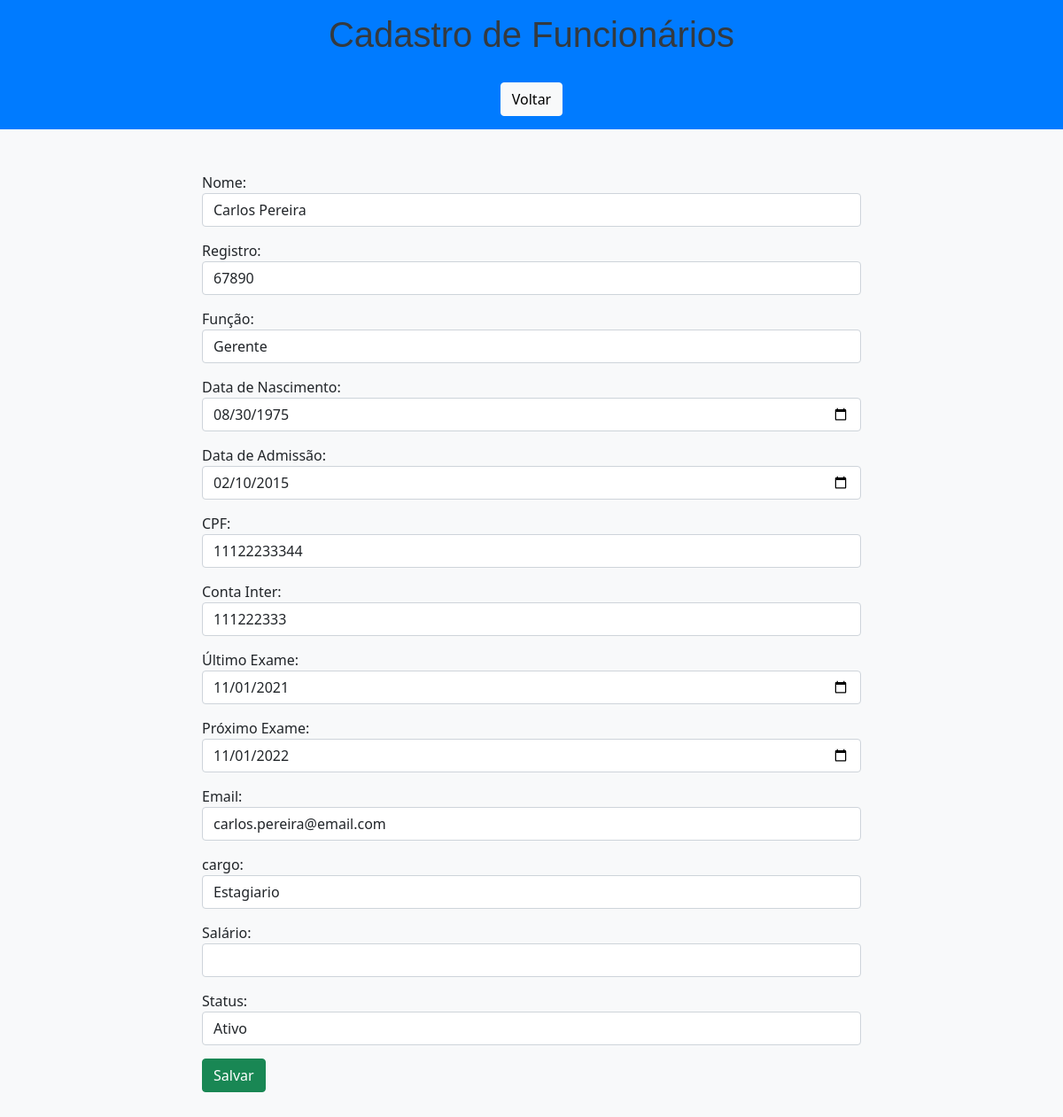
Before: /edit/3/ with the older database file.
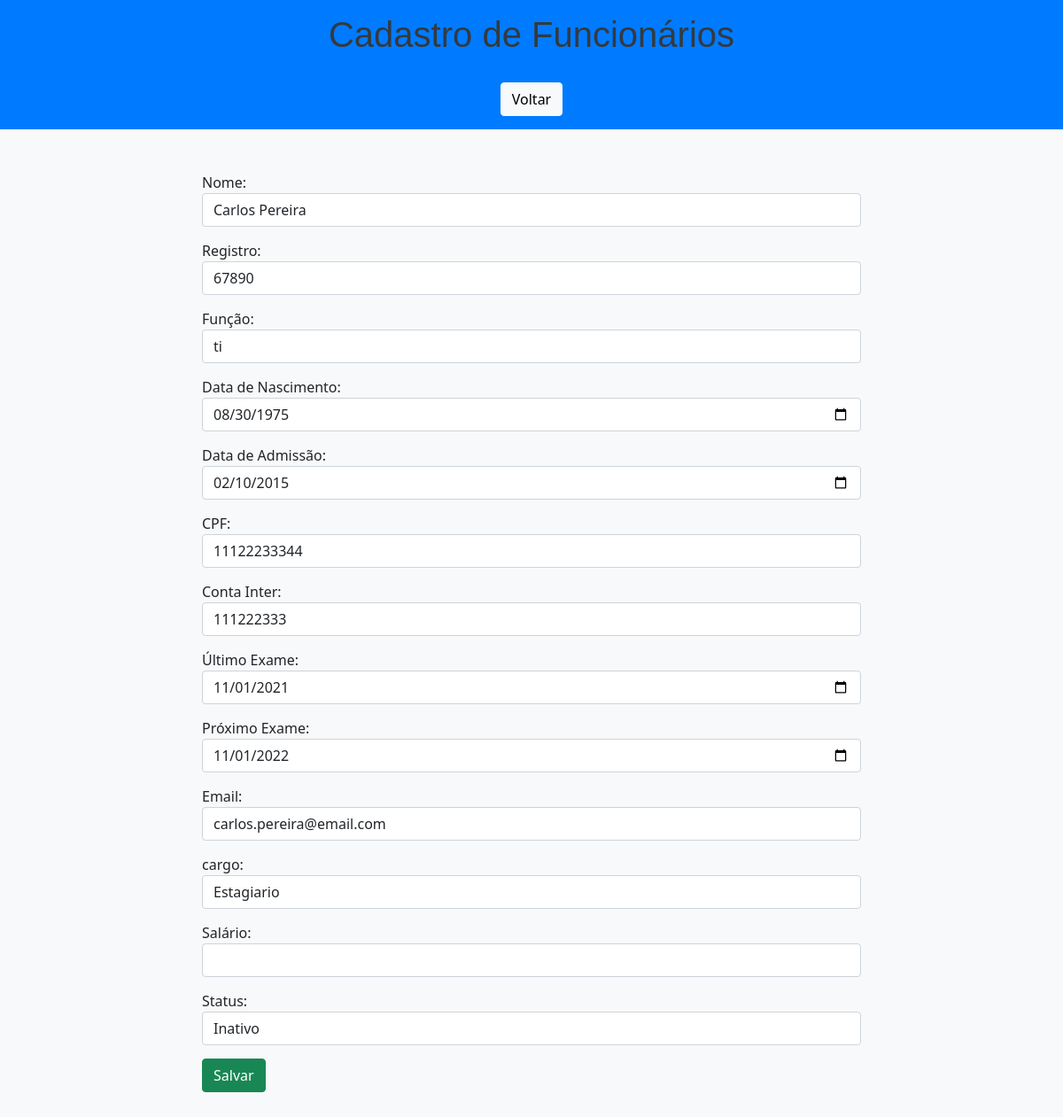
After: the same page with the newer database file.
### app/models.py (models this page shows, shortened)
class Funcionarios(models.Model):
    cpf_validator = RegexValidator(
        r'^\d{11}$',
        'O CPF deve ter 11 dígitos numéricos.'
    )
    def validate_date_format(value):
        """Valida se o campo segue o formato de data 'YYYY-MM-DD'."""
        if not re.match(r'\d{4}-\d{2}-\d{2}', value):
            raise ValidationError('A data deve estar no formato YYYY-MM-DD.')
    nome = models.CharField(max_length=150, verbose_name='Nome')
    registro = models.CharField(max_length=50, verbose_name='Registro')
    funcao = models.CharField(max_length=100, verbose_name='Função')
    data_nascimento = models.CharField(
        max_length=100,
        verbose_name='Data de Nascimento',
        validators=[validate_date_format]
    )
    data_admissao = models.CharField(
        max_length=100,
        verbose_name='Data de Admissão',
        validators=[validate_date_format]
    )
    cpf = models.CharField(max_length=11, validators=[cpf_validator], unique=True, verbose_name='CPF')
    conta_inter = models.CharField(max_length=20, verbose_name='Conta Inter')
    ultimo_exame = models.CharField(
        max_length=100,
        null=True,
        blank=True,
        verbose_name='Último Exame',
        validators=[validate_date_format]
    )
    proximo_exame = models.CharField(
        max_length=100,
        null=True,
        blank=True,
        verbose_name='Próximo Exame',
        validators=[validate_date_format]
    )
    email = models.EmailField(max_length=100, validators=[EmailValidator()], unique=True, verbose_name='Email')
    salario = models.DecimalField(max_digits=10, decimal_places=2, verbose_name='Salário')
    status = models.CharField(max_length=50, verbose_name='Status')
    cargo = models.CharField(max_length=50, verbose_name='Status')

### app/views.py (the view)
# urls.py: path('edit/<int:pk>/', edit, name='edit'),
def edit(request, pk):
    funcionario = get_object_or_404(Funcionarios, pk=pk)
    form = FuncionariosForm(instance=funcionario)
    return render(request, 'Funcionarios/form.html', {'form': form, 'db': funcionario})

### app/forms.py
class FuncionariosForm(ModelForm):
    class Meta:
        model = Funcionarios
        fields = [
            'nome',
            'registro',
            'funcao',
            'data_nascimento',
            'data_admissao',
            'cpf',
            'conta_inter',
            'ultimo_exame',
            'proximo_exame',
            'email',
            'salario',
            'status',
            'cargo'
        ]
        widgets = {
            'data_nascimento': forms.TextInput(attrs={'placeholder': 'dd/mm/yyyy', 'class': 'date-input'}),
            'data_admissao': forms.TextInput(attrs={'placeholder': 'dd/mm/yyyy', 'class': 'date-input'}),
            'ultimo_exame': forms.TextInput(attrs={'placeholder': 'dd/mm/yyyy', 'class': 'date-input'}),
            'proximo_exame': forms.TextInput(attrs={'placeholder': 'dd/mm/yyyy', 'class': 'date-input'}),
            'email': forms.EmailInput(attrs={'placeholder': 'email@exemplo.com'}),
        }

### app/templates/Funcionarios/form.html (shortened to what the changed rows need)
<!DOCTYPE html>
<html lang="pt-br">
<head>
    <link href="https://cdn.jsdelivr.net/npm/bootstrap@5.0.2/dist/css/bootstrap.min.css" rel="stylesheet">
</head>
<body>
    <header class="header text-center">
        <h1>Cadastro de Funcionários</h1>
    </header>
    <div class="container mt-5">
        <div class="col-8 m-auto">
            <form name="form" id="form" action="{% if db %}{% url 'update' db.id %}{% else %}{% url 'create' %}{% endif %}" method="post">
                <div class="form-group">
                    <label for="nome">Nome:</label>
                    <input type="text" id="nome" name="nome" class="form-control" value="{{ form.nome.value|default_if_none:'' }}">
                </div>
                <div class="form-group">
                    <label for="registro">Registro:</label>
                    <input type="text" id="registro" name="registro" class="form-control" value="{{ form.registro.value|default_if_none:'' }}">
                </div>
                <div class="form-group">
                    <label for="funcao">Função:</label>
                    <input type="text" id="funcao" name="funcao" class="form-control" value="{{ form.funcao.value|default_if_none:'' }}">
                </div>
                <div class="form-group">
                    <label for="data_nascimento">Data de Nascimento:</label>
                    <input type="date" id="data_nascimento" name="data_nascimento" class="form-control" value="{{ form.data_nascimento.value|default_if_none:'' }}">
                </div>
                <div class="form-group">
                    <label for="data_admissao">Data de Admissão:</label>
                    <input type="date" id="data_admissao" name="data_admissao" class="form-control" value="{{ form.data_admissao.value|default_if_none:'' }}">
                </div>
                <div class="form-group">
                    <label for="cpf">CPF:</label>
                    <input type="text" id="cpf" name="cpf" class="form-control" value="{{ form.cpf.value|default_if_none:'' }}">
                </div>
                <div class="form-group">
                    <label for="conta_inter">Conta Inter:</label>
                    <input type="text" id="conta_inter" name="conta_inter" class="form-control" value="{{ form.conta_inter.value|default_if_none:'' }}">
                </div>
                <div class="form-group">
                    <label for="ultimo_exame">Último Exame:</label>
                    <input type="date" id="ultimo_exame" name="ultimo_exame" class="form-control" value="{{ form.ultimo_exame.value|default_if_none:'' }}">
                </div>
                <div class="form-group">
                    <label for="proximo_exame">Próximo Exame:</label>
                    <input type="date" id="proximo_exame" name="proximo_exame" class="form-control" value="{{ form.proximo_exame.value|default_if_none:'' }}">
                </div>
                <div class="form-group">
                    <label for="email">Email:</label>
                    <input type="email" id="email" name="email" class="form-control" value="{{ form.email.value|default_if_none:'' }}">
                </div>
                <div class="form-group">
                    <label for="cargo">cargo:</label>
                    <select id="cargo" name="cargo" class="form-control">
                        <option value="Estagiario" {% if form.cargo.value == "Estagiario" %}selected{% endif %}>Estagiario</option>
                    </select>
                </div>
                <div class="form-group">
                    <label for="salario">Salário:</label>
                    <input type="number" step="0.01" id="salario" name="salario" class="form-control" value="{{ form.salario.value|default_if_none:'' }}">
                </div>
                <div class="form-group">
                    <label for="status">Status:</label>
                    <select id="status" name="status" class="form-control">
                        <option value="Ativo" {% if form.status.value == "Ativo" %}selected{% endif %}>Ativo</option>
                        <option value="Inativo" {% if form.status.value == "Inativo" %}selected{% endif %}>Inativo</option>
                    </select>
                </div>
            </form>
        </div>
    </div>
</body>
</html>

Changed rows visible on the page:
changed Funcionarios "Carlos Pereira": funcao "Gerente" → "ti"; cargo (not shown) → "Estagiario"; status "Ativo" → "Inativo"
Other visible differences:
form field cargo: "Estagiario" → (not shown)
